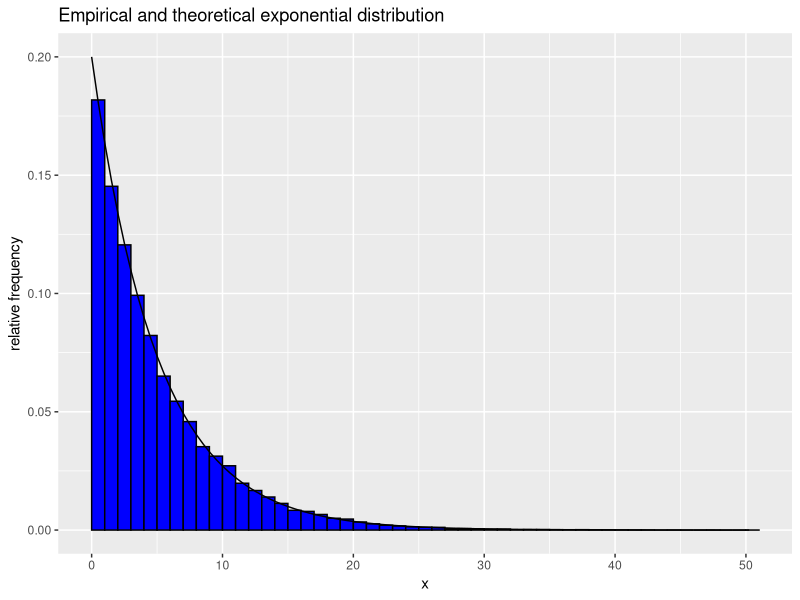
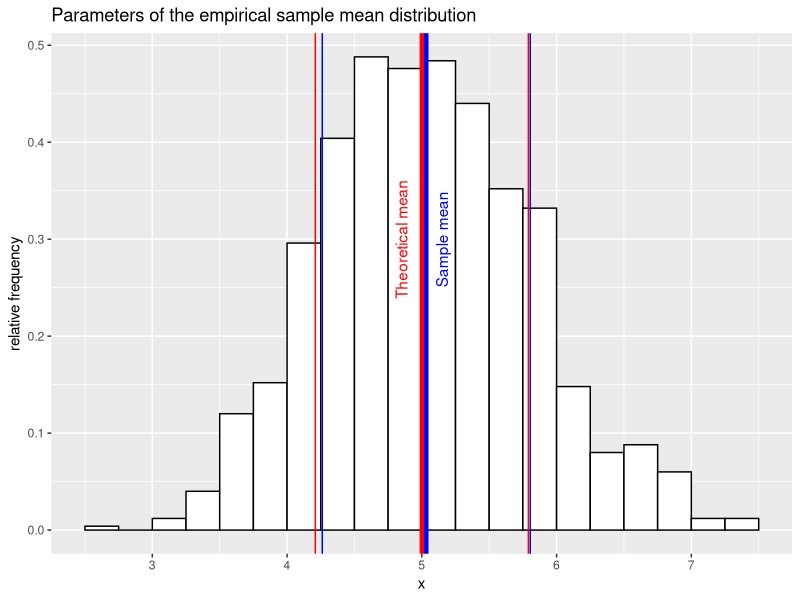
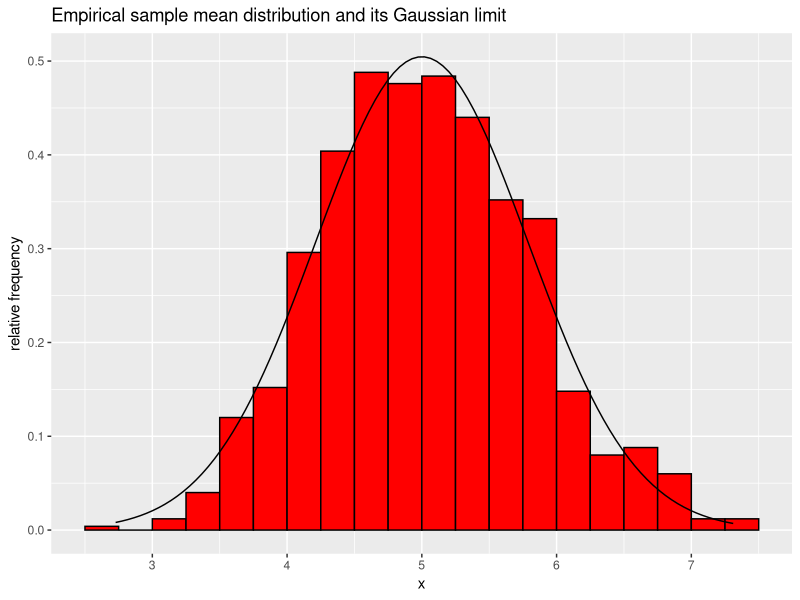

Generate these figures, in order, with R:
## ---- chunk 1
knitr::opts_chunk$set(echo = TRUE, fig.width = 5.5, fig.height = 3)
## ---- chunk 2
sampleSize = 40
numSamples = 1000
parLambda = 0.2
## ---- chunk 3
set.seed(9876)
samples <- rexp(sampleSize * numSamples, rate = parLambda)
## ---- chunk 4
library(ggplot2)
g <- ggplot(data = data.frame(x = samples), mapping = aes(x = x)) + 
    geom_histogram(aes(y = ..density..), 
                   binwidth = 1, boundary = 0, color = "black", fill = "blue") +
    labs(title = "Empirical and theoretical exponential distribution", y = "relative frequency") +
    stat_function(fun = dexp, args = list(rate = parLambda))
g
## ---- chunk 5
samples <- matrix(samples, nrow = numSamples, ncol = sampleSize, byrow = TRUE)
means <- apply(samples, 1, mean)
## ---- chunk 6
theoreticalMean <- 1.0 / parLambda
theoreticalMean
## ---- chunk 7
sampleMean <- mean(means)
sampleMean
## ---- chunk 8
expVar <- 1.0 / (parLambda ^ 2)
expVar
## ---- chunk 9
theoreticalVar <- expVar / sampleSize
theoreticalVar
## ---- chunk 10
sampleVar <- var(means)
sampleVar
## ---- chunk 11
theoreticalSd <- sqrt(theoreticalVar)
sampleSd <- sqrt(sampleVar)
theoreticalSd
sampleSd
## ---- chunk 12
g <- ggplot(data = data.frame(x = means), mapping = aes(x = x)) +
    geom_histogram(aes(y = ..density..), binwidth = 0.25, 
                   boundary = 0, color = "black", fill = "white") + 
    labs(title = "Parameters of the empirical sample mean distribution", 
         y = "relative frequency") + 
    geom_vline(xintercept = theoreticalMean, color="red", size = 1.5) +
    annotate("text", 4.85, 0.3, label="Theoretical mean", 
             color = "red", angle = 90) + 
    geom_vline(xintercept = sampleMean, color="blue", size = 1.5) +
    annotate("text", 5.15, 0.3, label="Sample mean", color="blue", angle=90) +
    geom_vline(xintercept = theoreticalMean + c(-1, 1) * theoreticalSd, 
               color = "red") + 
    geom_vline(xintercept = sampleMean + c(-1, 1) * sampleSd, color = "blue")
g
## ---- chunk 13
g <- ggplot(data = data.frame(x = means), mapping = aes(x = x)) +
    geom_histogram(aes(y = ..density..), binwidth = 0.25, 
                   boundary = 0, color = "black", fill = "red") + 
    labs(title = "Empirical sample mean distribution and its Gaussian limit", 
         y = "relative frequency") + 
    stat_function(fun = dnorm, args = list(mean = theoreticalMean, sd =
                                               theoreticalSd))
g
